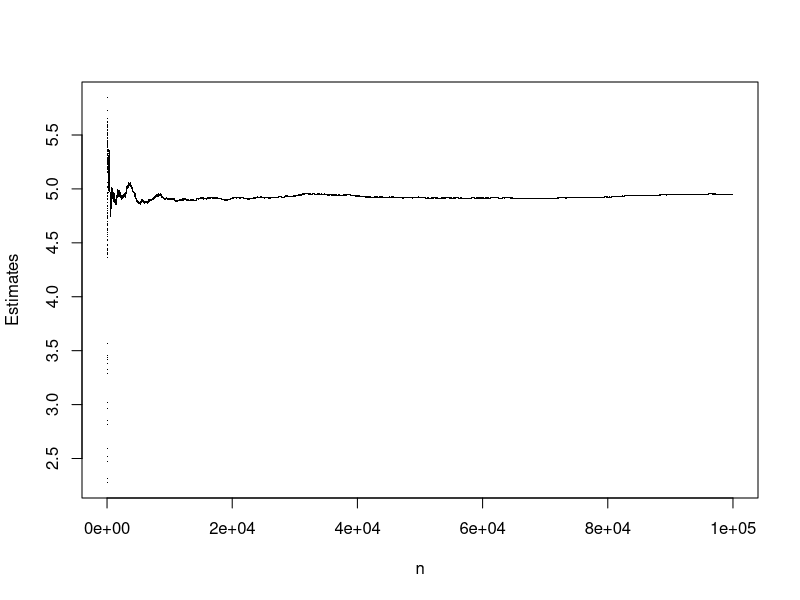

Generate this figure with R:
## ---- chunk 1
#-----------------------------------------------------------
# Function: estInt1(n) 
#           - (Function to estimate given definite integral)
# Input   : n
#           - (The nr. of paris of (U_1, U_2) to generate)
# Output  : est
#           - (The estimate of the definite integal)
#-----------------------------------------------------------
estInt1 <- function(n) {          
  storeVal1 <- c()
  for(i in 1:n){
    U1 <- runif(1)                    
    U2 <- runif(1)
    evalFun <- exp((U1 + U2)^2)        #Evaluate given function.
    storeVal1 <- c(evalFun, storeVal1) #Store function evaluation. 
  }
  est <- sum(storeVal1)/n              #Calculate estimate.
  return(est)
}
estInt1(100000)
## ---- chunk 2
#-----------------------------------------------------------
# Function: estInt2(n) 
#           - (Function to estimate given definite integral)
# Input   : n
#           - (The nr. of paris of (U_1, U_2) to generate)
# Output  : mat
#           - (A matrix of corresponding pairs of estimates
#              and estimate nr.)
#-----------------------------------------------------------
estInt2 <- function(n) {          
  storeVal1 <- c()
  storeVal2 <- c()
  storeVal3 <- c()
  for(i in 1:n){
    U1 <- runif(1)                    
    U2 <- runif(1)
    evalFun <- exp((U1 + U2)^2)        #Evaluate given function.
    storeVal1 <- c(evalFun, storeVal1) #Store function evaluation. 
    est <- sum(storeVal1)/i            #Calculate estimate for each i.
    storeVal3 <- c(i, storeVal3)       #Store each i for plotting purposes.
    storeVal2 <- c(est, storeVal2)     #Store each estimate for plotting purposes.
  }
  mat <- matrix(c(storeVal3, storeVal2), nrow=length(storeVal1))
  return(mat)
}
maxSim <- 100000
tmp <- estInt2(maxSim)
plot(tmp, xlim=c(0, maxSim), ylim=c(min(tmp[,2]), max(tmp[,2])),
     xlab="n", ylab="Estimates", pch=".")
